Frame 1 (no input): blank canvas, image omitted
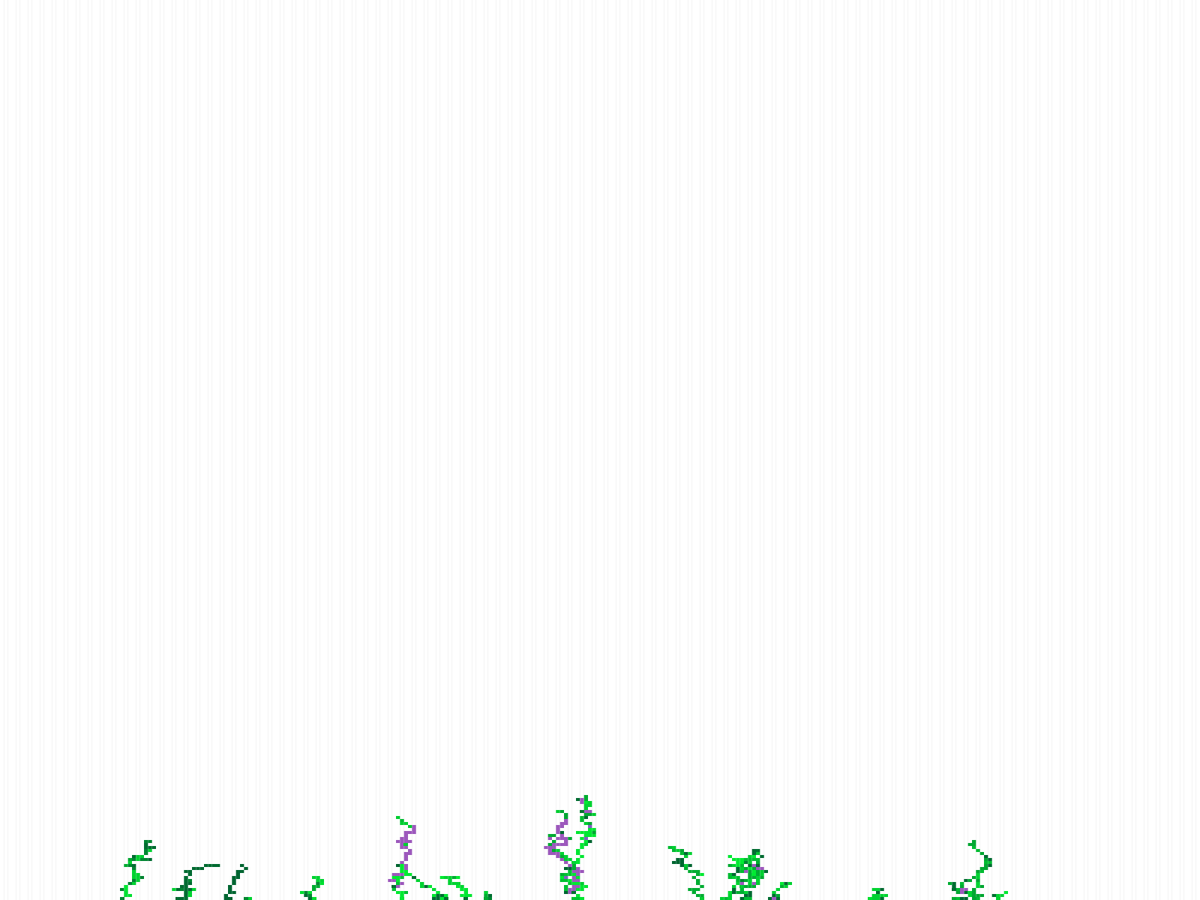
Frame 60 (the mouse pressed at the canvas centre just before this capture)
Frame 120 (the mouse held since frame 60 and released just before this capture): blank canvas, image omitted

The Processing sketch that drew this single still picture (run headless with seeded random() and noise(); from frame 60 on, the mouse is pressed at the canvas centre):

// Processing sketch: plants
// ── plants.pde
int size = 300;
int nPlants = 20;
int auxNPlants = nPlants;
int[][]grid;
int vertical = -1; //-1,1
int horizontal = 0; //-1,1
sPlant[] plants;

class sPlant{
  int index;
  int xB, yB;
  int xP, yP;
  int nP;
  int maxNP;
  int nBranches;
  int maxNBranches;
  float growth;
  float fruitRate;
  color cor;
  color fruitColor;
  boolean dividir;
  boolean isBranch;
  boolean hasFruit;
  void grow(){
    //delay(10);
    if(nP<=maxNP && random(1)<growth){
      float l = width/(float)size;
      float h = height/(float)size;
      int aux = 0;
      do{
        xP = (xP+(retornaValor()+horizontal)%2+size)%size;
        yP = (yP+(retornaValor()+vertical)%2+size)%size;
      }while(grid[xP][yP]!=0);
      noStroke();
      rect(l*xP, h*yP, l, h);
      fill(cor);
      if(hasFruit){
        if(random(1)<fruitRate){
          fill(fruitColor);
        }
      }
      grid[xP][yP] = 1;
      nP++;
    }
  }
  
  void divide(){
    if(dividir && nBranches<maxNBranches && random(1)<.01){ 
      boolean auxDividir = true;
      plants = (sPlant[])expand(plants, plants.length+1);
      if(isBranch){
        auxDividir = false;
      }
      plants[plants.length-1] = criaPlanta(plants.length-1, xP, yP, growth, maxNP, cor, auxDividir, 0, 1, true, hasFruit, fruitRate, fruitColor);
      ++nPlants;
      ++nBranches;
    }
  }
}
int vizinhos(int x, int y){
  int aux = 0;
  for(int i = -1; i < 2; ++i){
    for(int j = -1; j < 2; ++j){
      if(grid[(x+i+size)%size][(y+j+size)%size] == 1){
        aux++;
      }
    }
  }
  return aux;
}
int retornaValor() {
  float aux = random(1);
  return aux>.33 ? aux>.66 ? 1 : -1 : 0;
}

int[][] criarGrid() {
  int[][] aux = new int[size][size];
  for (int x = 0; x < size; ++x) {
    for (int y = 0; y < size; ++y) {
      aux[x][y] = 0;
    }
  }
  return aux;
}

void limpaGrid(){
  float l = width/(float)size;
  float h = height/(float)size;
  for (int x = 0; x < size; ++x) {
    for (int y = 0; y < size; ++y) {
      noStroke();
      rect(l*x, h*y, l, h);
      fill(255);
    }
  }
}


void mostrarGrid() {
  float l = width/(float)size;
  float h = height/(float)size;
  for(int i = 0; i < nPlants; ++i){
     noStroke(); 
     rect(l*plants[i].xB, h*plants[i].yB, l, h);
     fill(plants[i].cor);
  }
}



sPlant criaPlanta(int i, int xB, int yB, float growth, int maxNP, color cor, boolean dividir, int nBranches, int maxNBranches, boolean isBranch, boolean hasFruit, float fruitRate, color fruitColor){
  sPlant plant = new sPlant();
  plant.index = i;
  plant.xB = xB;
  plant.yB = yB;
  plant.xP = plant.xB;
  plant.yP = plant.yB;
  plant.growth = growth;
  plant.maxNP = maxNP;
  plant.cor = cor;
  plant.nBranches = nBranches;
  plant.maxNBranches = maxNBranches;
  plant.dividir = dividir;
  plant.isBranch = isBranch;
  plant.hasFruit = hasFruit;
  plant.fruitRate = fruitRate;
  plant.fruitColor = fruitColor;
  grid[plant.xB][plant.yB] = 1;
  return plant;
}

void setup(){
  //size(500,500);
  fullScreen();
  limpaGrid();
  nPlants = auxNPlants;
  plants = new sPlant[0];
  grid = criarGrid();
  plants = new sPlant[nPlants];
  for(int i = 0; i < nPlants; ++i){
    plants[i] = criaPlanta(i, (int)random(size), size-1, random(1), (int)random(50), color(0, random(100,250),50), true, 0, (int)random(15), false, random(1)>.9 ? true : false, random(1), color(random(100, 200), random(50, 100), random(100, 200)));
  }
}

void draw(){
  mostrarGrid();
  for(int i = 0; i < nPlants; ++i){
    plants[i].grow();
    plants[i].divide();
  }
  if(mousePressed) setup();
}
